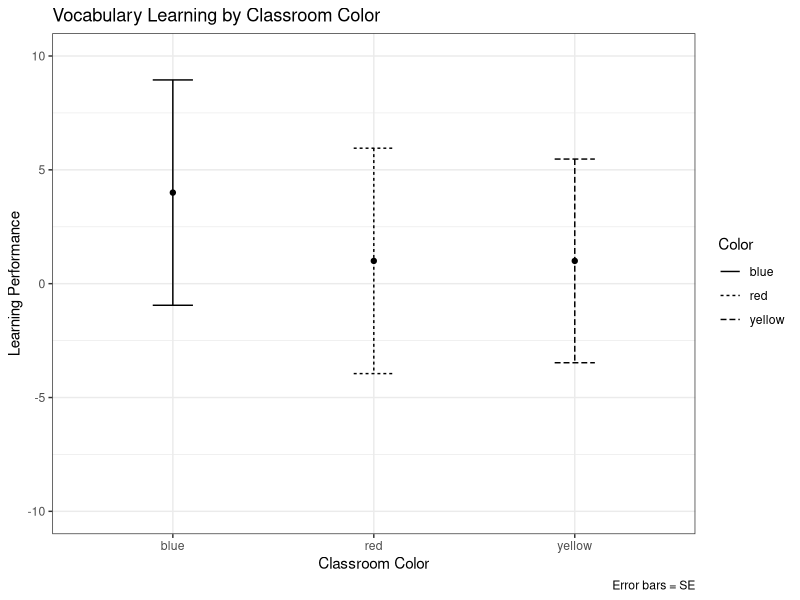
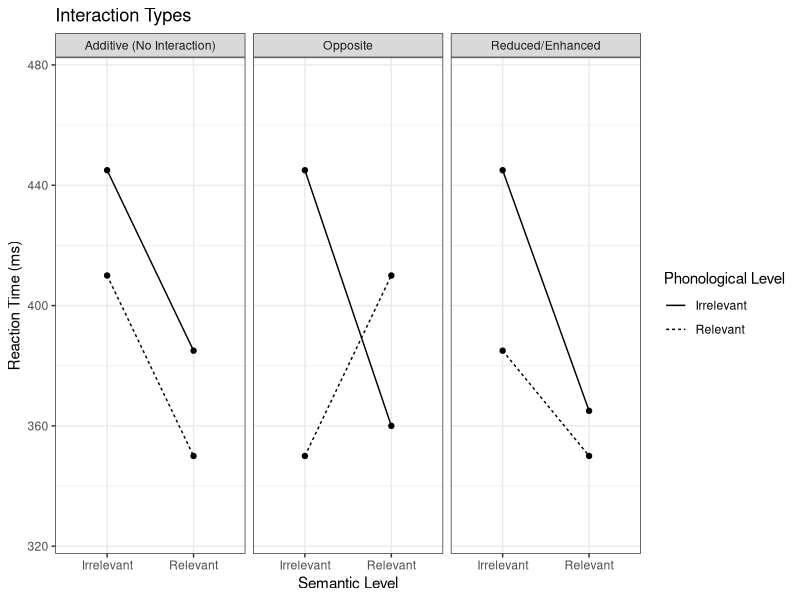
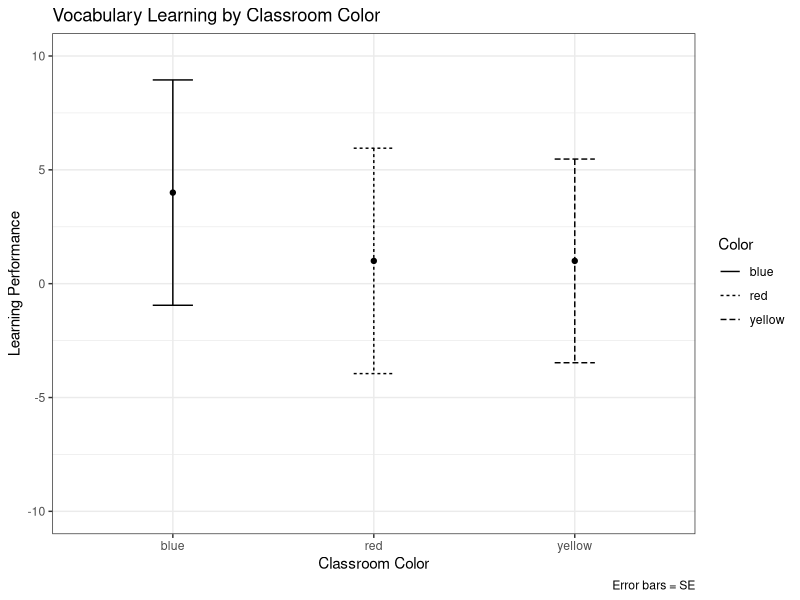
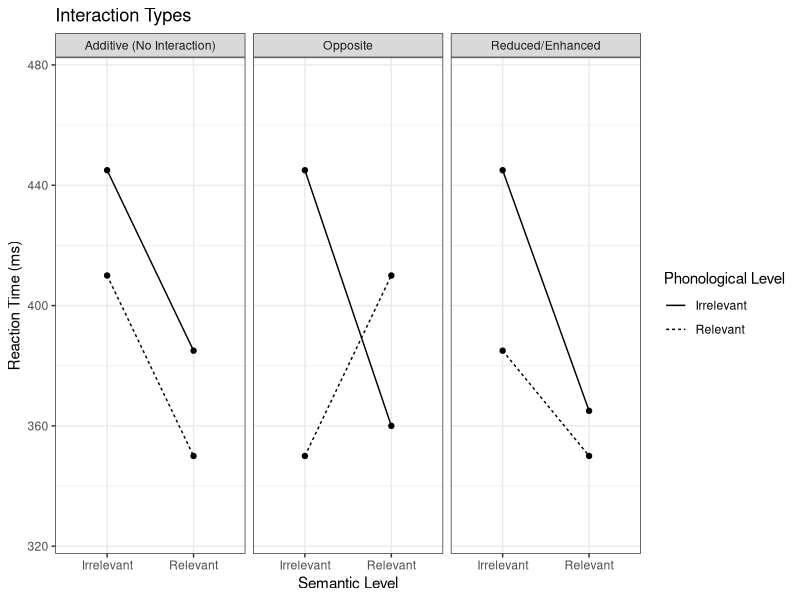
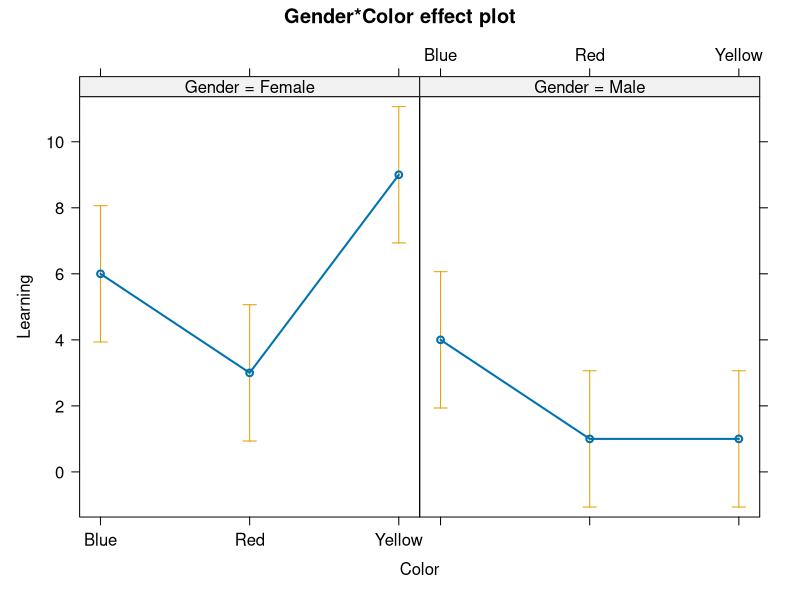

Reproduce these figures in R, in order.
# Figure 1
exp1 = read.delim("ColoredRooms.txt", header = T)

exp.avg = aggregate(Learning ~ Color, FUN = mean, data = exp1)
exp.blue = subset(exp1, Color == "blue")
blue.se = sqrt(sum(((exp.blue$Learning - mean(exp.blue$Learning)) ^ 2)) / 
                 (sd(exp.blue$Learning) / nrow(exp.blue)))
exp.red = subset(exp1, Color == "red")
red.se = sqrt(sum(((exp.red$Learning - mean(exp.red$Learning)) ^ 2)) / 
                (sd(exp.red$Learning) / nrow(exp.red)))
exp.yellow = subset(exp1, Color == "yellow")
yellow.se = sqrt(sum(((exp.yellow$Learning - mean(exp.yellow$Learning)) ^ 2)) / 
                   (sd(exp.yellow$Learning) / nrow(exp.yellow)))

exp.avg$SE = c(blue.se, red.se, yellow.se)

library(ggplot2)

ggplot(data = exp.avg, mapping = aes(x = Color, y = Learning, group = Color, linetype = Color)) +
  geom_point() +
  geom_errorbar(mapping = aes(ymin = Learning - SE, ymax = Learning + SE), width = 0.2)  +
  scale_y_continuous(limits = c(-10, 10)) +
  labs(title = "Vocabulary Learning by Classroom Color", x = "Classroom Color", 
       y = "Learning Performance", caption = "Error bars = SE") +
  theme_bw()

ggsave(filename = "ch9.figure1.tiff", height = 1350, width = 1800, units = "px",
       compression = c("lzw"), dpi = 300)

# Figure 2
library(ggplot2)

semphon.1 = data.frame(SemRel = c(rep("Irrelevant", 2), 
                                  rep("Relevant",2  )), 
                       PhonRel = rep(c("Irrelevant", "Relevant"),2), 
                       RT = c(445, 410, 385, 350),
                       InteractType = rep("Additive (No Interaction)", 4))

semphon.2 = data.frame(SemRel = c(rep("Irrelevant", 2), 
                                  rep("Relevant",2  )), 
                       PhonRel = rep(c("Irrelevant", "Relevant"),2), 
                       RT = c(445, 385, 365, 350),
                       InteractType = rep("Reduced/Enhanced", 4))

semphon.3 = data.frame(SemRel = c(rep("Irrelevant", 2), 
                                  rep("Relevant",2  )), 
                       PhonRel = rep(c("Irrelevant", "Relevant"),2), 
                       RT = c(445, 350, 360, 410),
                       InteractType = rep("Opposite", 4))

semphon = rbind(semphon.1, semphon.2, semphon.3)

ggplot(data = semphon, aes(x = SemRel, y = RT, 
                             group = PhonRel, linetype = PhonRel)) +
  geom_line()+
  geom_point()+
  scale_y_continuous(limits = c(325, 475)) +
  facet_grid(~ InteractType) +
  labs(title = "Interaction Types", x = "Semantic Level", 
       y = "Reaction Time (ms)", 
       linetype = "Phonological Level") + 
  theme_bw()

ggsave(filename = "ch9.figure2.tiff", height = 1350, width = 2700, units = "px",
       compression = c("lzw"), dpi = 300)

# Figure 3
exp2 = read.delim("ColoredRooms2.txt", header = T)
colorgender.aov = aov(Learning ~ Gender * Color, data = exp2) 

tiff(filename = "ch9.figure3.tiff", height = 1350, width = 1800, units = "px",
     compression = c("lzw"), res = 300)

library(effects)			
colorgender.ef = allEffects(colorgender.aov)	
plot(colorgender.ef) 

dev.off()
